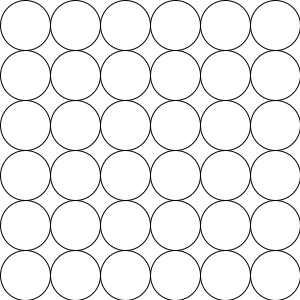
Frame 1 (no input)
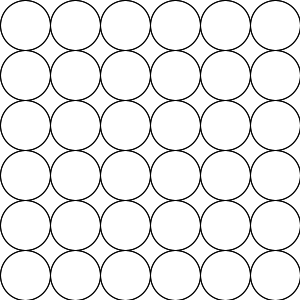
Frame 2 (the mouse pressed at the canvas centre, redrawn once)

The Processing sketch that drew these frames (run headless with seeded random() and noise(); the mouse was pressed at the canvas centre and the sketch redrawn once):

// Processing sketch: processing_85554
// ── processing_85554.pde

void setup()
{
size(300,300); 
background(255); 
smooth();
}

void draw() 
{
  noFill();
  
  for (int posX = 25; posX<width; posX = posX+50)
  {

  for (int posY = 25; posY<height; posY = posY+50)
  {
  ellipse(posX,posY,50,50);}
  }
  noLoop();
}
